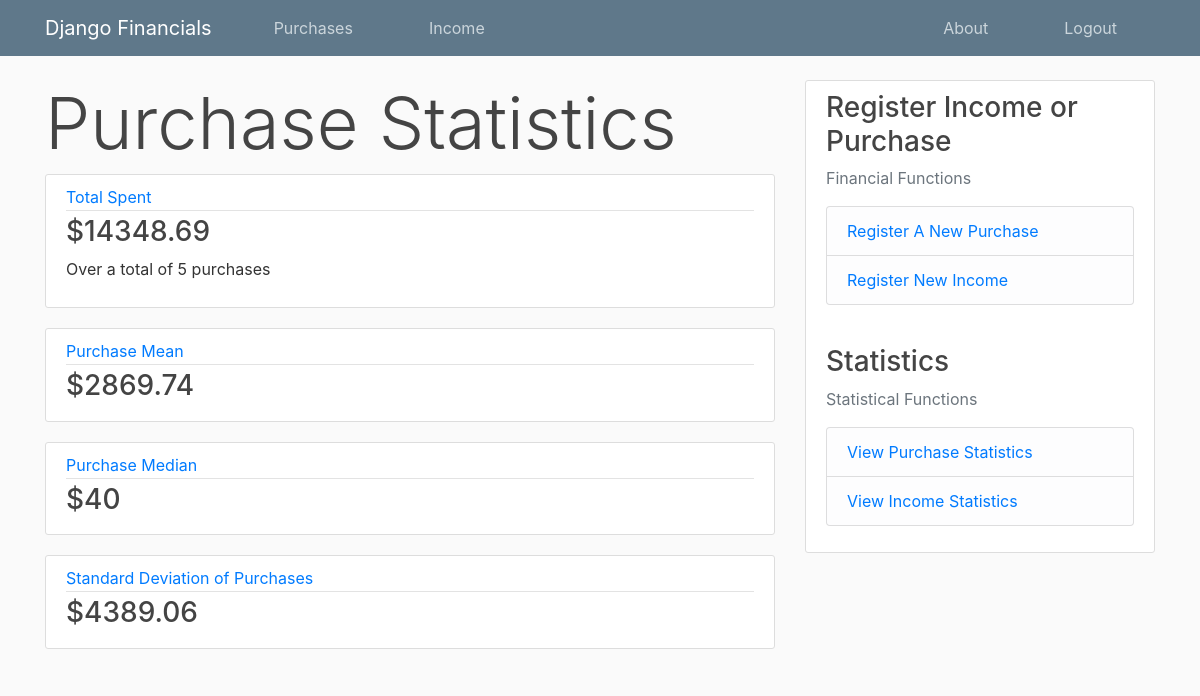
Page /purchase_statistics (signed in) on the earlier database version.
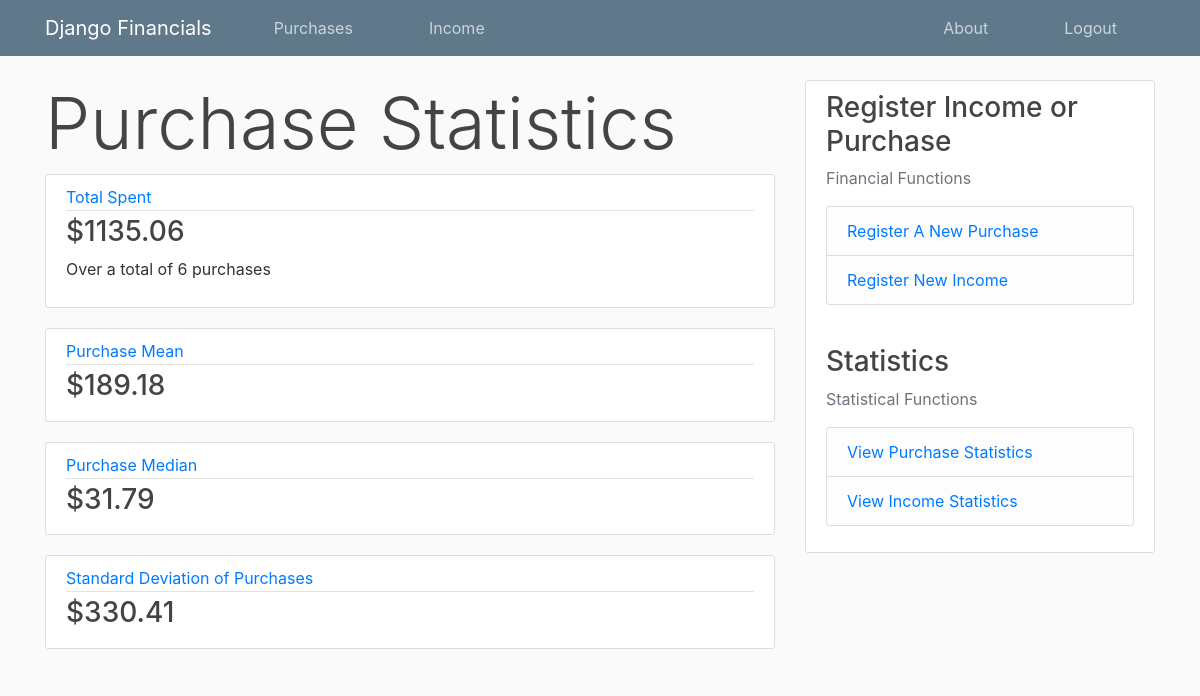
Same page on the later database version.
### finance_app/models.py (models this page shows, shortened)
class Purchase(models.Model):
    purchase_name = models.CharField(max_length=100)
    purchase_description = models.TextField()
    amount = models.FloatField()
    date_purchased = models.DateTimeField(default=timezone.now)
    month_purchased = models.IntegerField(default=timezone.now().month)
    owner = models.ForeignKey(User, on_delete=models.CASCADE)

### finance_app/views.py (the view)
# urls.py: path("purchase_statistics", views.purchase_statistics_page, name="purchase_statistics_page"),
@login_required
def purchase_statistics_page(request):
    total_spent = 0
    amount_list = []
    num_purchases = len(Purchase.objects.all().filter(owner=request.user))
    for purchase in Purchase.objects.all().filter(owner=request.user): # gathering data for computation
        total_spent += purchase.amount
        amount_list.append(purchase.amount)
    amount_list.sort()
    purchase_mean = stat.mean(amount_list) # calculating the mean
    purchase_median = stat.median(amount_list) # calculating the median
    purchase_variance = stat.variance(amount_list) # calculating the variance
    purchase_std_dev = stat.stdev(amount_list) # calculating standard deviation
    context = {
        "title": "Statistics",
        "total_spent": total_spent,
        "num_purchases": num_purchases,
        "mean_spent": purchase_mean,
        "median": purchase_median,
        "variance": purchase_variance,
        "standard_deviation": purchase_std_dev,
    }
    return render(request, "finance_app/purchase_statistics.html", context)

### finance_app/templates/finance_app/purchase_statistics.html (shortened to what this page needs)
{% extends "finance_app/base.html"%}
{% block content %}
<h1 class="display-3">Purchase Statistics</h1>
<article class="media content-section">
    <div class="media-body">
        <div class="article-metadata">
            <a class="mr-2" href="#">Total Spent</a>
        </div>
        <h3><a class="article-title" href="#">${{total_spent|floatformat:-2}}</a></h3>
        <p class="article-content">Over a total of {{num_purchases}} purchases</p>
</article>
<article class="media content-section">
    <div class="media-body">
        <div class="article-metadata">
            <a class="mr-2" href="#">Purchase Mean</a>
        </div>
        <h3><a class="article-title" href="#">${{mean_spent|floatformat:-2}}</a></h3>
</article>
<article class="media content-section">
    <div class="media-body">
        <div class="article-metadata">
            <a class="mr-2" href="#">Purchase Median</a>
        </div>
        <h3><a class="article-title" href="#">${{median|floatformat:-2}}</a></h3>
</article>
<article class="media content-section">
    <div class="media-body">
        <div class="article-metadata">
            <a class="mr-2" href="#">Standard Deviation of Purchases</a>
        </div>
        <h3><a class="article-title" href="#">${{standard_deviation|floatformat:-2}}</a></h3>
</article>
{% endblock content %}

Differences in the rows shown:
no longer on this page (row edited): Purchase: amount "40"
Other differences:
{{ total_spent|floatformat:-2 }}: "14348.69" → "1135.06"
{{ num_purchases }}: "5" → "6"
{{ mean_spent|floatformat:-2 }}: "2869.74" → "189.18"
{{ median|floatformat:-2 }}: (not shown) → "31.79"
{{ standard_deviation|floatformat:-2 }}: "4389.06" → "330.41"
